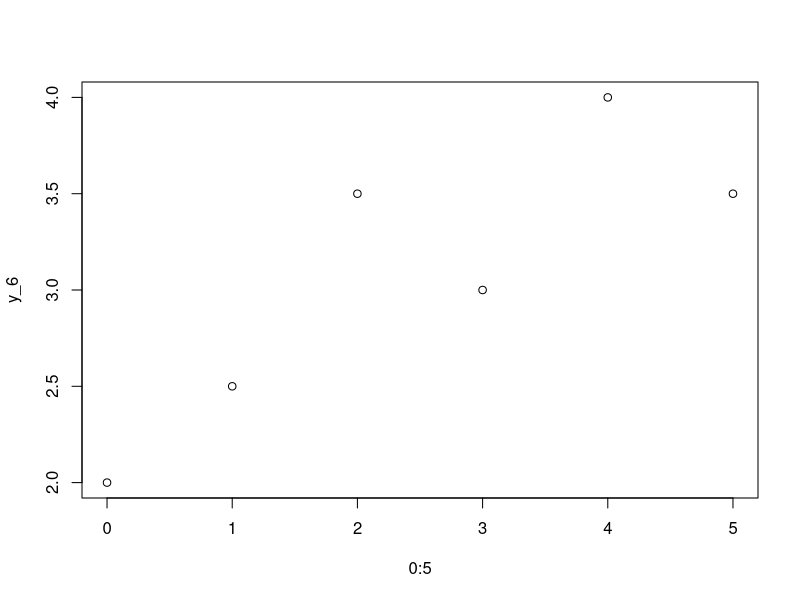

This chart was generated by the following R code: (Note: this script raises an error after producing the figure.)
y_6 = c(2, 2.5, 3.5, 3, 4, 3.5)
x_6 = cbind(1, -5:0)

F_6 = t(x_6) %*% x_6
h_6 = t(x_6) %*% y_6

th.hat_6 = solve(F_6, h_6)

th.hat_6
plot(0:5, y_6)

sig.hat_6_sq = (t(y - x_6%*%th.hat_6) %*% (y - x_6%*%th.hat_6)) / (6-2)
sqrt(sig.hat_6_sq)

F_7 = F_6 + c(1, -6) %*% t(c(1, -6))
h_7 = solve(cbind(c(1, 1), c(0, 1))) %*% h_6 + c(1, 0) * 3.5

th.hat_7 = solve(F_7, h_7)
